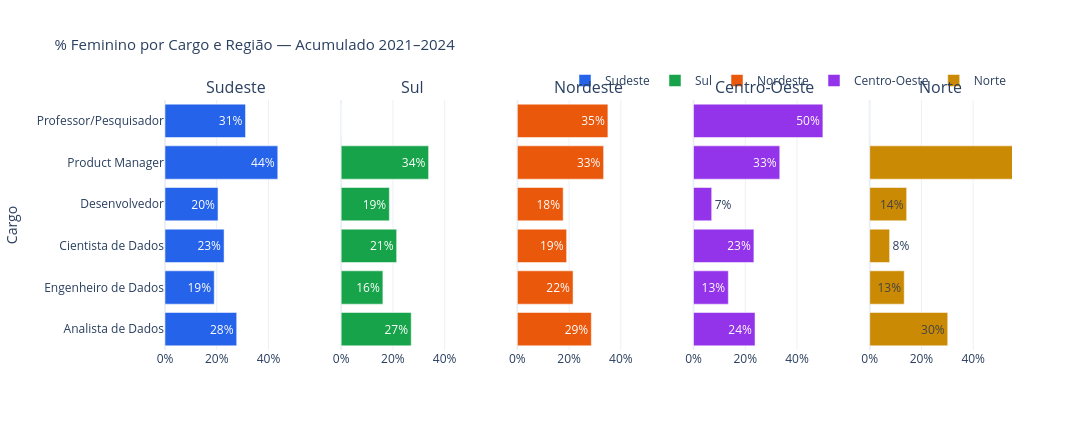

The notebook cell this image was saved under:
### Markdown cell above
---
## G-R7 — Cargo × Região × Gênero
> % feminino dentro de cada cargo, por região.

### Code cell
df_car = df_reg[~df_reg['cargo'].isin(['Outro'])].dropna(subset=['cargo'])
cargos_ordem = df_car['cargo'].value_counts().index.tolist()

fig = make_subplots(
    rows=1, cols=len(REGIOES),
    subplot_titles=REGIOES,
    shared_yaxes=True
)

for i, regiao in enumerate(REGIOES, 1):
    sub = df_car[df_car['regiao'] == regiao]
    pct = pct_feminino_por_grupo(sub, 'cargo').reindex(cargos_ordem, fill_value=0)

    fig.add_trace(go.Bar(
        y=cargos_ordem,
        x=pct.values,
        name=regiao,
        orientation='h',
        marker_color=CORES_REGIAO[regiao],
        text=[f'{v:.0f}%' for v in pct.values],
        textposition='auto',
    ), row=1, col=i)
    fig.update_xaxes(ticksuffix='%', range=[0, 55], row=1, col=i)

fig = legenda_unica(fig)
fig = layout_padrao(fig, '% Feminino por Cargo e Região — Acumulado 2021–2024',
                    height=430, width=1400)
fig.update_yaxes(title_text='Cargo', col=1)
fig.show()

### Figure 1 — Plotly figure (JSON) as saved in the notebook; plotly's stock layout.template omitted (floating-point values rounded to 4 significant figures)
{"data": [{"marker": {"color": "#2563EB"}, "name": "Sudeste", "orientation": "h", "showlegend": true, "text": ["28%", "19%", "23%", "20%", "44%", "31%"], "textposition": "auto", "type": "bar", "x": [27.71, 19.02, 22.84, 20.5, 43.59, 31.11], "xaxis": "x", "y": ["Analista de Dados", "Engenheiro de Dados", "Cientista de Dados", "Desenvolvedor", "Product Manager", "Professor/Pesquisador"], "yaxis": "y"}, {"marker": {"color": "#16A34A"}, "name": "Sul", "orientation": "h", "showlegend": true, "text": ["27%", "16%", "21%", "19%", "34%", "0%"], "textposition": "auto", "type": "bar", "x": [27.07, 16.12, 21.45, 18.62, 33.78, 0], "xaxis": "x2", "y": ["Analista de Dados", "Engenheiro de Dados", "Cientista de Dados", "Desenvolvedor", "Product Manager", "Professor/Pesquisador"], "yaxis": "y2"}, {"marker": {"color": "#EA580C"}, "name": "Nordeste", "orientation": "h", "showlegend": true, "text": ["29%", "22%", "19%", "18%", "33%", "35%"], "textposition": "auto", "type": "bar", "x": [28.6, 21.53, 19.05, 17.71, 33.33, 35], "xaxis": "x3", "y": ["Analista de Dados", "Engenheiro de Dados", "Cientista de Dados", "Desenvolvedor", "Product Manager", "Professor/Pesquisador"], "yaxis": "y3"}, {"marker": {"color": "#9333EA"}, "name": "Centro-Oeste", "orientation": "h", "showlegend": true, "text": ["24%", "13%", "23%", "7%", "33%", "50%"], "textposition": "auto", "type": "bar", "x": [23.77, 13.45, 23.33, 7.018, 33.33, 50], "xaxis": "x4", "y": ["Analista de Dados", "Engenheiro de Dados", "Cientista de Dados", "Desenvolvedor", "Product Manager", "Professor/Pesquisador"], "yaxis": "y4"}, {"marker": {"color": "#CA8A04"}, "name": "Norte", "orientation": "h", "showlegend": true, "text": ["30%", "13%", "8%", "14%", "100%", "0%"], "textposition": "auto", "type": "bar", "x": [30.16, 13.33, 7.692, 14.29, 100, 0], "xaxis": "x5", "y": ["Analista de Dados", "Engenheiro de Dados", "Cientista de Dados", "Desenvolvedor", "Product Manager", "Professor/Pesquisador"], "yaxis": "y5"}], "layout": {"annotations": [{"font": {"size": 16}, "showarrow": false, "text": "Sudeste", "x": 0.084, "xanchor": "center", "xref": "paper", "y": 1, "yanchor": "bottom", "yref": "paper"}, {"font": {"size": 16}, "showarrow": false, "text": "Sul", "x": 0.292, "xanchor": "center", "xref": "paper", "y": 1, "yanchor": "bottom", "yref": "paper"}, {"font": {"size": 16}, "showarrow": false, "text": "Nordeste", "x": 0.5, "xanchor": "center", "xref": "paper", "y": 1, "yanchor": "bottom", "yref": "paper"}, {"font": {"size": 16}, "showarrow": false, "text": "Centro-Oeste", "x": 0.708, "xanchor": "center", "xref": "paper", "y": 1, "yanchor": "bottom", "yref": "paper"}, {"font": {"size": 16}, "showarrow": false, "text": "Norte", "x": 0.916, "xanchor": "center", "xref": "paper", "y": 1, "yanchor": "bottom", "yref": "paper"}], "height": 430, "legend": {"orientation": "h", "x": 1, "xanchor": "right", "y": 1.02, "yanchor": "bottom"}, "title": {"font": {"size": 15}, "text": "% Feminino por Cargo e Região — Acumulado 2021–2024"}, "width": 1400, "xaxis": {"anchor": "y", "domain": [0, 0.168], "range": [0, 55], "ticksuffix": "%"}, "xaxis2": {"anchor": "y2", "domain": [0.208, 0.376], "range": [0, 55], "ticksuffix": "%"}, "xaxis3": {"anchor": "y3", "domain": [0.416, 0.584], "range": [0, 55], "ticksuffix": "%"}, "xaxis4": {"anchor": "y4", "domain": [0.624, 0.792], "range": [0, 55], "ticksuffix": "%"}, "xaxis5": {"anchor": "y5", "domain": [0.832, 1], "range": [0, 55], "ticksuffix": "%"}, "yaxis": {"anchor": "x", "domain": [0, 1], "title": {"text": "Cargo"}}, "yaxis2": {"anchor": "x2", "domain": [0, 1], "matches": "y", "showticklabels": false}, "yaxis3": {"anchor": "x3", "domain": [0, 1], "matches": "y", "showticklabels": false}, "yaxis4": {"anchor": "x4", "domain": [0, 1], "matches": "y", "showticklabels": false}, "yaxis5": {"anchor": "x5", "domain": [0, 1], "matches": "y", "showticklabels": false}}}
